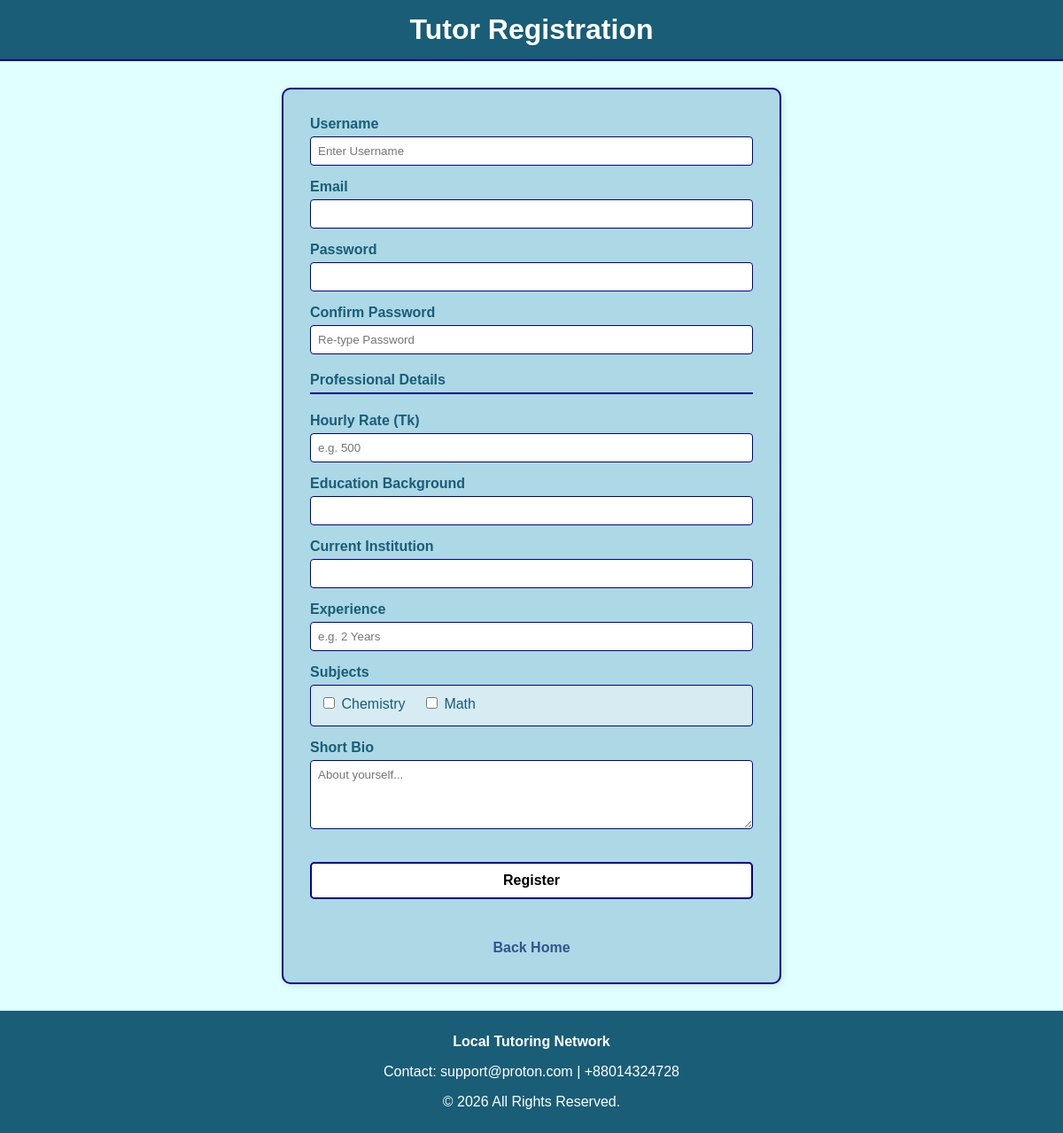
The app's page /View/v_register_tutor.php, older data.
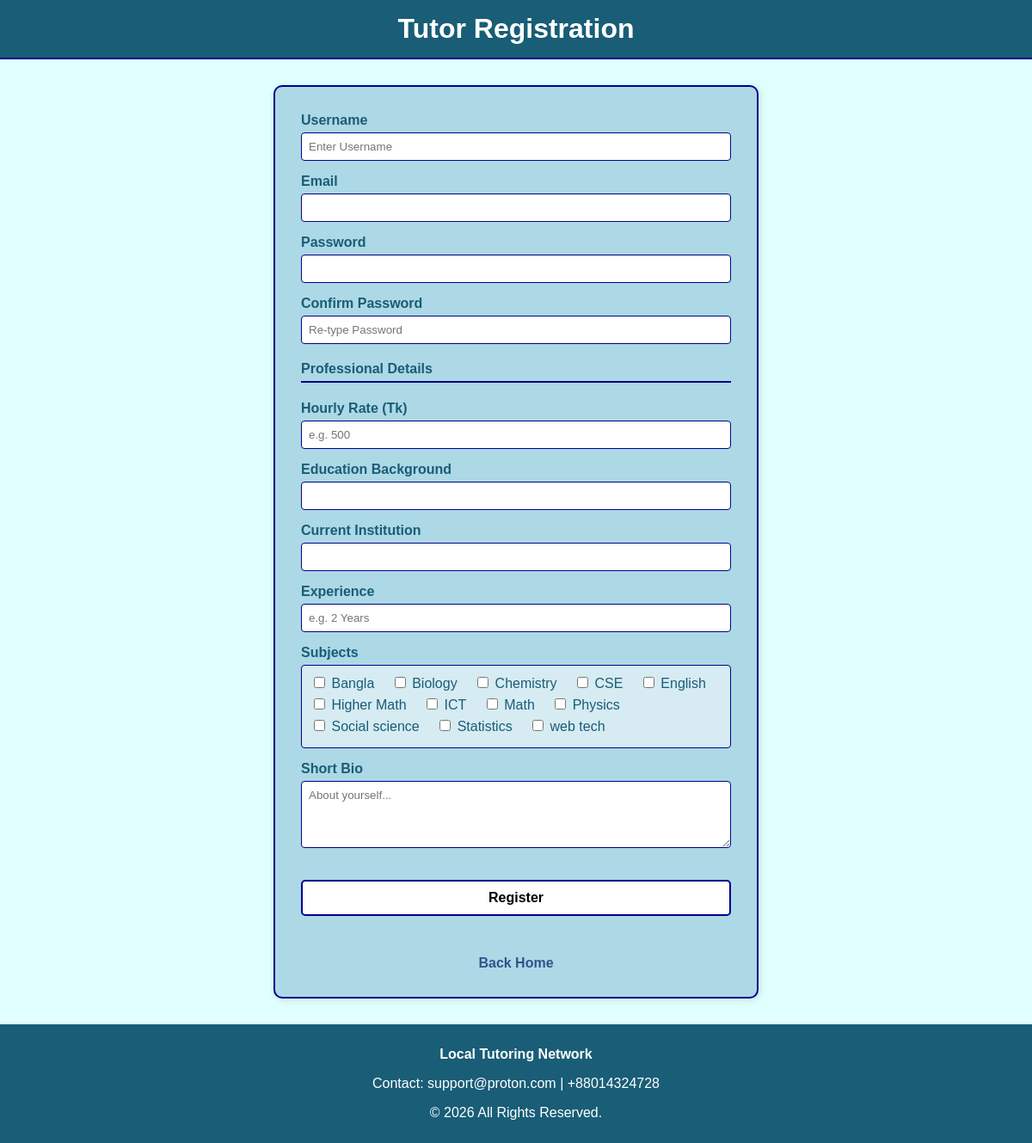
The same page, newer data.
### tables this page shows
CREATE TABLE `subjects` (
  `id` int(11) NOT NULL,
  `subject_name` varchar(100) NOT NULL
);

### Model/m_profiles.php (called while the page is built, shortened)
<?php
function getAllSubjects() {
    $conn = dbConnect();
    $sql = "SELECT * FROM subjects ORDER BY subject_name ASC";
    $result = mysqli_query($conn, $sql);
    $subjects = [];
    while($row = mysqli_fetch_assoc($result)) {
        $subjects[] = $row;
    }
    return $subjects;
}
?>

### View/v_register_tutor.php (the view, shortened to what this page needs)
<?php
require_once("../Model/m_profiles.php");
$allSubjects = getAllSubjects();
?>
<!DOCTYPE html>
<html>
<head>
    <link rel="stylesheet" href="v_css/registerStyle.css">
</head>
<body>
    <header>
        <h1>Tutor Registration</h1>
    </header>
    <main>
        <div class="register-container">
            <form action="../Controller/c_registration.php" method="POST">
                <div class="form-group">
                    <label>Username</label>
                    <input type="text" name="username" id="username" onkeyup="checkUsername()" placeholder="Enter Username">
                </div>
                <div class="form-group">
                    <label>Email</label>
                    <input type="text" name="email">
                </div>
                <div class="form-group">
                    <label>Password</label>
                    <input type="password" name="password">
                </div>
                <div class="form-group">
                    <label>Confirm Password</label>
                    <input type="password" name="confirm_password" placeholder="Re-type Password">
                </div>
                <h4>Professional Details</h4>
                <div class="form-group">
                    <label>Hourly Rate (Tk)</label>
                    <input type="number" name="hourly_rate" placeholder="e.g. 500">
                </div>
                <div class="form-group">
                    <label>Education Background</label>
                    <input type="text" name="education_background">
                </div>
                <div class="form-group">
                    <label>Current Institution</label>
                    <input type="text" name="institution">
                </div>
                <div class="form-group">
                    <label>Experience</label>
                    <input type="text" name="experience" placeholder="e.g. 2 Years">
                </div>
                <div class="form-group">
                    <label>Subjects</label>
                    <div class="checkbox-group">
                        <?php foreach($allSubjects as $sub): ?>
                            <label class="checkbox-label">
                                <input type="checkbox" name="subjects[]" value="<?php echo $sub['subject_name']; ?>">
                                <?php echo $sub['subject_name']; ?>
                            </label>
                        <?php endforeach; ?>
                    </div>
                </div>
                <div class="form-group">
                    <label>Short Bio</label>
                    <textarea name="short_bio" rows="4" placeholder="About yourself..."></textarea>
                </div>
                <br>
                <button type="submit" name="reg_tutor" id="submitBtn" class="btn">Register</button>
            </form>
            <br>
            <a href="v_home.php" class="back-link">Back Home</a>
        </div>
    </main>
    <footer>
        <p><b>Local Tutoring Network</b></p>
        <p>Contact: support@proton.com | +88014324728</p>
        <p>© 2026 All Rights Reserved.</p>    </footer>
</body>
</html>

### View/v_css/registerStyle.css (style rules this page uses)
body { margin: 0; display: flex; flex-direction: column; background-color: lightcyan; font-family: sans-serif; min-height: 100vh; }
h1 { background-color: rgb(25, 93, 119); margin: 0; padding: 15px 0; text-align: center; color: white; border-bottom: 2px solid darkblue; }
h4 { color: rgb(25, 93, 119); border-bottom: 2px solid darkblue; padding-bottom: 5px; margin-top: 20px; }
main { flex: 1; display: flex; justify-content: center; align-items: flex-start; padding: 30px 20px; }
.register-container { background-color: lightblue; border: 2px solid darkblue; padding: 30px; border-radius: 10px; width: 100%; max-width: 500px; box-shadow: 2px 2px 10px rgba(0,0,0,0.1); }
.form-group { margin-bottom: 15px; text-align: left; }
label { display: block; font-weight: bold; color: rgb(25, 93, 119); margin-bottom: 5px; }
input[type="text"], input[type="password"], input[type="number"], textarea { width: 100%; padding: 8px; box-sizing: border-box; border: 1px solid darkblue; border-radius: 4px; font-family: sans-serif; }
.checkbox-group { background-color: rgba(255, 255, 255, 0.5); padding: 10px; border: 1px solid darkblue; border-radius: 4px; }
.checkbox-label { display: inline-block; margin-right: 15px; font-weight: normal; cursor: pointer; }
.btn { color: black; background-color: white; font-weight: bolder; padding: 10px 20px; border: 2px solid darkblue; cursor: pointer; border-radius: 5px; width: 100%; font-size: 16px; }
.back-link { display: block; text-align: center; text-decoration: none; color: rgb(50, 84, 140); font-weight: bold; margin-top: 15px; }
footer { background-color: rgb(25, 93, 119); color: white; text-align: center; padding: 10px; margin-top: auto; }

Row changes from the older to the newer data that the page shows:
added subjects: subject_name "Bangla"
added subjects: subject_name "Biology"
added subjects: subject_name "CSE"
added subjects: subject_name "English"
added subjects: subject_name "Higher Math"
added subjects: subject_name "ICT"
added subjects: subject_name "Physics"
added subjects: subject_name "Social science"
added subjects: subject_name "Statistics"
added subjects: subject_name "web tech"
